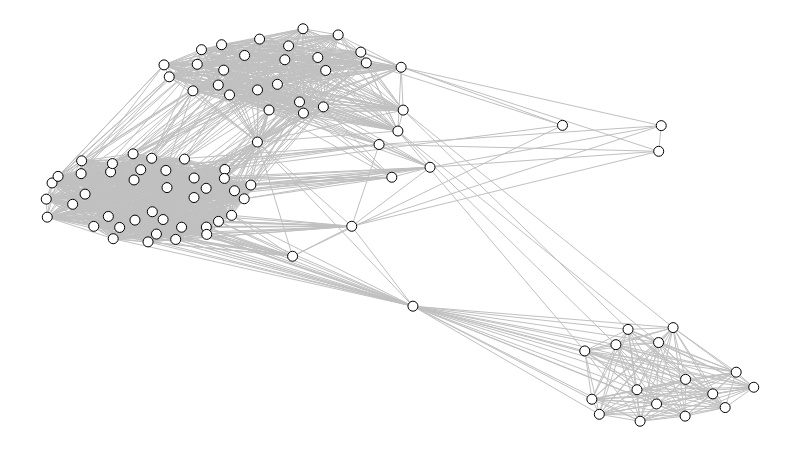

Source (notebook cell):
### Code cell
g = sn.load_graph('pl_215.gml', has_pos=False)

sn.show_graph(g)
